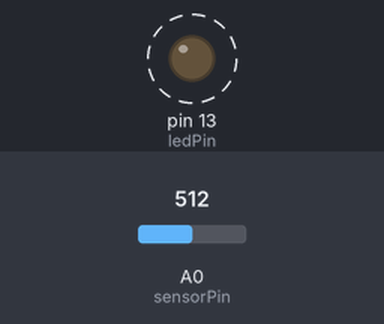
Bench run of a sketch on a simulated Arduino Uno, built with avr-gcc and run on an emulated ATmega328P. Shown: output pins drawn as LEDs (lit = HIGH). Dashed ring = blinking. The test bench sets the inputs (shaded band); at power-on: A0 (sensorPin) = 512. What the sketch prints to the serial monitor is not drawn.

Above: at 1.8 s.
1.9 s: A0 (sensorPin) set to 0
At 2.7 s:
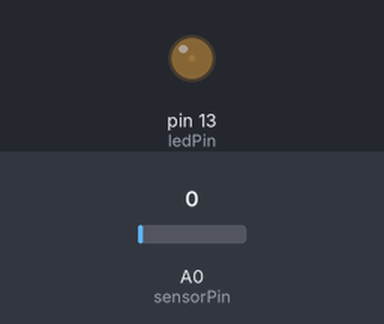
3.6 s: A0 (sensorPin) set to 122
At 3.9 s:
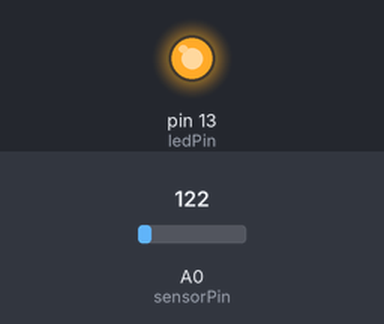
Timing chart, 0 to 13.1 s (numbered marks = the images above; inputs shaded):
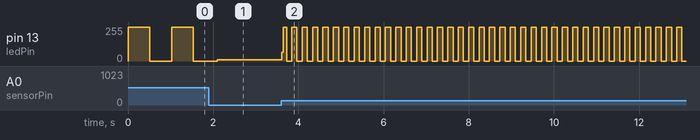

The sketch:

KY-018_Photoresistor.ino
```cpp
//KY018 Photo resistor module

uint8_t sensorPin = A0;   // select the input pin for the potentiometer
int ledPin = 13;      // select the pin for the LED

void setup() {
  pinMode(ledPin, OUTPUT);
  Serial.begin(115200);
}

void loop() {
  int sensorValue = analogRead(sensorPin);
  Serial.println(sensorValue);
  digitalWrite(ledPin, HIGH);
  delay(sensorValue);
  digitalWrite(ledPin, LOW);
  delay(sensorValue);
}
```

Measured:
- after the input at 3.6 s, pin 13 (ledPin): 10/255 → 64/255 at once, then moves between 0/255 and 255/255, repeating every 0.24 s
- by itself, pin 13 (ledPin): alternates 255/255 for 0.51 s and 0/255 for 0.51 s
